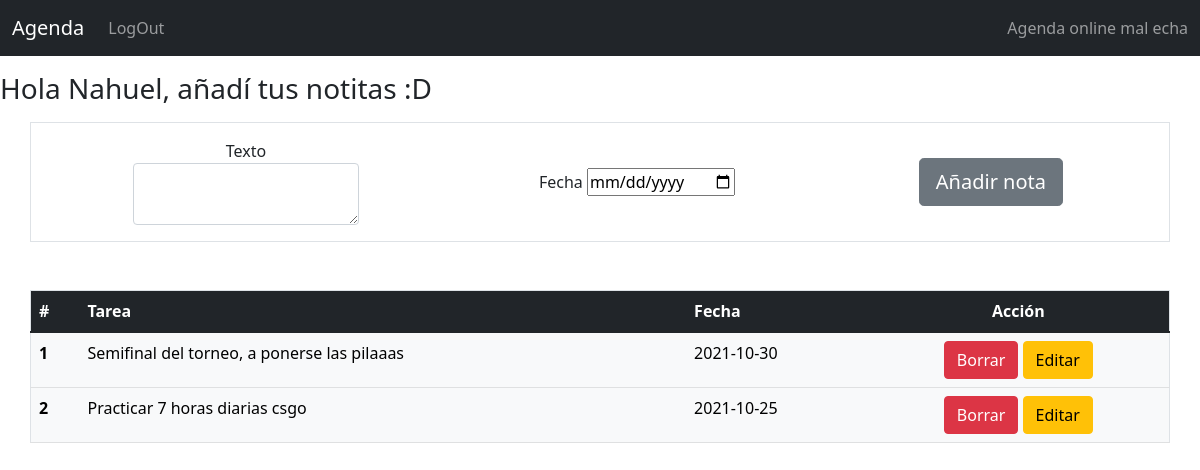
Before: /PP (signed in) with the older database file.
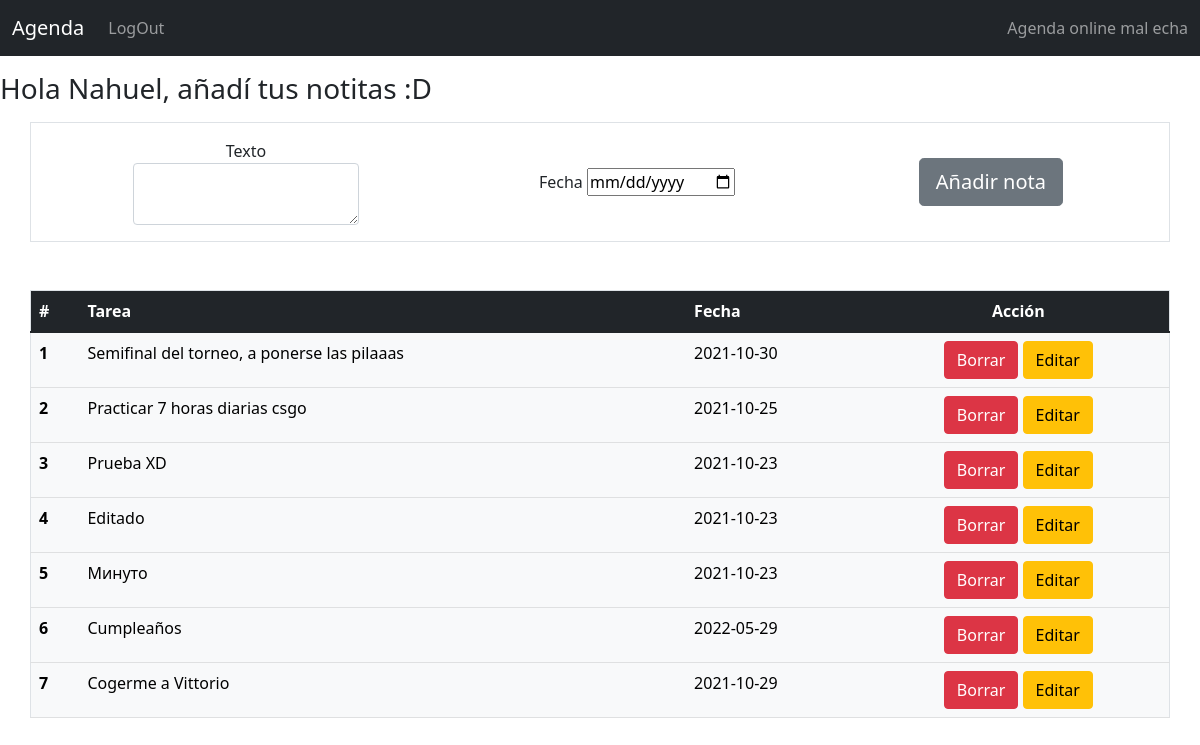
After: the same page with the newer database file.
### index.py (models this page shows)
class Agenda(db.Model):
    id = db.Column(db.Integer, primary_key = True)
    texto = db.Column(db.String(10000), nullable = False, default = "Texto")
    fecha = db.Column(db.DateTime, nullable = False, default = datetime.utcnow)
    user_id = db.Column(db.Integer, db.ForeignKey('usuario.id'))

### index.py (the view, shortened to what this page needs)
@app.route('/PP', methods = ['POST', 'GET'])
@login_required
def pp():
    return render_template('home.html', user = current_user)

### index.py (called while the page is built)
@login_manager.user_loader
def load_user(id):
    return Usuario.query.get(int(id))

### templates/home.html (shortened to what this page needs)
{%extends 'base.html'%}
{%block contenido%}
<h3 class="mt-3 mb-3">Hola {{current_user.user}}, añadí tus notitas :D</h3>
<form method="POST" class="container border d-flex justify-content-around align-items-center text-center">
    <div class="mb-3 mt-3">
    <label for="texto">Texto</label>
    <textarea name="texto_nota" id="texto" class="form-control" required></textarea>
    </div>
    <div class="mb-3 mt-3">
    <label for="fecha">Fecha</label>
    <input type="date" name="date" id="fecha" required>
    </div>
    <button type="submit" class="btn btn-secondary btn-lg m-1">Añadir nota</button>
</form>
<table class="table container border mt-5">
    <thead>
        <tr class="table-dark">
            <th scope="col">#</th>
            <th scope="col">Tarea</th>
            <th scope="col">Fecha</th>
            <th scope="col" class="text-center">Acción</th>
        </tr>
    </thead>
    <tbody>
            {%for i in current_user.notes%}
            <tr class="table-light">
                <th scope="row">{{loop.index}}</th>
                <td>{{i.texto}}</td>
                <td>{{i.fecha.date()}}</td>
                <td class="text-center">
                    <button type="" class="btn btn-danger" onClick="deleteNote({{i.id}})">Borrar</button>
                    <a href="/editar/{{i.id}}">
                        <button type="" class="btn btn-warning">Editar</button>
                    </a>
                </td>
            </tr>
            {%endfor%}
        </tbody>
    </table>
{%endblock%}

Changed rows visible on the page:
added Agenda: texto "Prueba XD", fecha "2021-10-23"
added Agenda: texto "Editado", fecha "2021-10-23"
added Agenda: texto "Минуто", fecha "2021-10-23"
added Agenda: texto "Cumpleaños", fecha "2022-05-29"
added Agenda: texto "Cogerme a Vittorio", fecha "2021-10-29"
